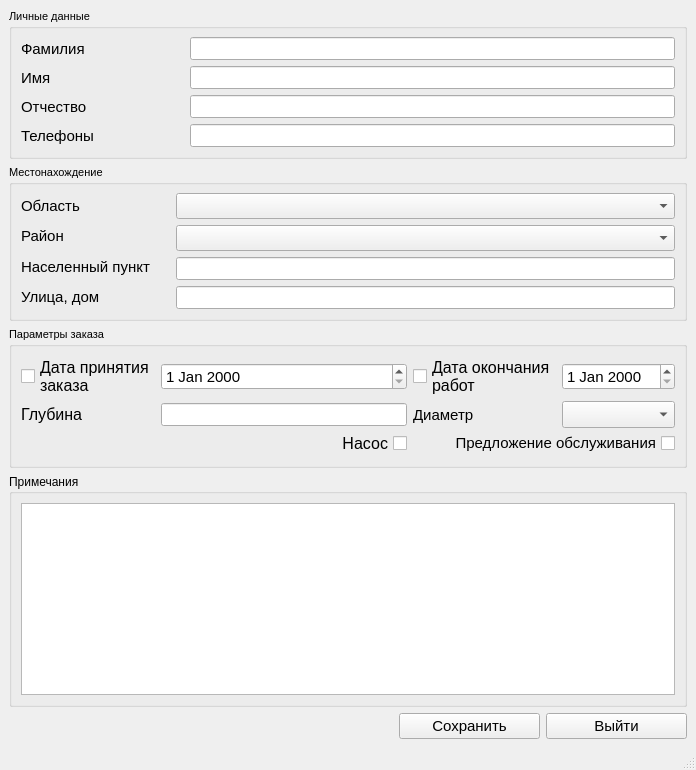
<?xml version="1.0" encoding="UTF-8"?>
<ui version="4.0">
 <class>clientsCardWindows</class>
 <widget class="QMainWindow" name="clientsCardWindows">
  <property name="geometry">
   <rect>
    <x>0</x>
    <y>0</y>
    <width>696</width>
    <height>770</height>
   </rect>
  </property>
  <property name="minimumSize">
   <size>
    <width>696</width>
    <height>760</height>
   </size>
  </property>
  <property name="windowTitle">
   <string>Новый заказ</string>
  </property>
  <widget class="QWidget" name="centralwidget">
   <layout class="QVBoxLayout" name="verticalLayout_5">
    <item>
     <widget class="QGroupBox" name="clientGroupBox">
      <property name="font">
       <font>
        <pointsize>8</pointsize>
       </font>
      </property>
      <property name="title">
       <string>Личные данные</string>
      </property>
      <layout class="QGridLayout" name="gridLayout">
       <item row="0" column="0">
        <layout class="QVBoxLayout" name="verticalLayout">
         <property name="rightMargin">
          <number>90</number>
         </property>
         <item>
          <widget class="QLabel" name="surnameLabel">
           <property name="font">
            <font>
             <pointsize>11</pointsize>
            </font>
           </property>
           <property name="text">
            <string>Фамилия</string>
           </property>
          </widget>
         </item>
         <item>
          <widget class="QLabel" name="nameLabel">
           <property name="font">
            <font>
             <pointsize>11</pointsize>
            </font>
           </property>
           <property name="text">
            <string>Имя</string>
           </property>
          </widget>
         </item>
         <item>
          <widget class="QLabel" name="patronymicLabel">
           <property name="font">
            <font>
             <pointsize>11</pointsize>
            </font>
           </property>
           <property name="text">
            <string>Отчество</string>
           </property>
          </widget>
         </item>
         <item>
          <widget class="QLabel" name="mobPhoneLabel">
           <property name="font">
            <font>
             <pointsize>11</pointsize>
            </font>
           </property>
           <property name="text">
            <string>Телефоны</string>
           </property>
          </widget>
         </item>
        </layout>
       </item>
       <item row="0" column="1">
        <layout class="QVBoxLayout" name="verticalLayout_2">
         <item>
          <widget class="QLineEdit" name="surnameLineEdit">
           <property name="font">
            <font>
             <pointsize>10</pointsize>
            </font>
           </property>
          </widget>
         </item>
         <item>
          <widget class="QLineEdit" name="nameLineEdit">
           <property name="font">
            <font>
             <pointsize>10</pointsize>
            </font>
           </property>
          </widget>
         </item>
         <item>
          <widget class="QLineEdit" name="patronymicLineEdit">
           <property name="font">
            <font>
             <pointsize>10</pointsize>
            </font>
           </property>
          </widget>
         </item>
         <item>
          <widget class="QLineEdit" name="mobilPhoneLineEdit">
           <property name="font">
            <font>
             <pointsize>10</pointsize>
            </font>
           </property>
          </widget>
         </item>
        </layout>
       </item>
      </layout>
     </widget>
    </item>
    <item>
     <widget class="QGroupBox" name="locationGroupBox">
      <property name="font">
       <font>
        <pointsize>8</pointsize>
       </font>
      </property>
      <property name="title">
       <string>Местонахождение</string>
      </property>
      <layout class="QGridLayout" name="gridLayout_2">
       <item row="0" column="0">
        <layout class="QVBoxLayout" name="verticalLayout_3">
         <property name="rightMargin">
          <number>20</number>
         </property>
         <item>
          <widget class="QLabel" name="regionLabel">
           <property name="font">
            <font>
             <pointsize>11</pointsize>
            </font>
           </property>
           <property name="text">
            <string>Область</string>
           </property>
          </widget>
         </item>
         <item>
          <widget class="QLabel" name="districtLabel">
           <property name="font">
            <font>
             <pointsize>11</pointsize>
            </font>
           </property>
           <property name="text">
            <string>Район</string>
           </property>
          </widget>
         </item>
         <item>
          <widget class="QLabel" name="localityLabel">
           <property name="font">
            <font>
             <pointsize>11</pointsize>
            </font>
           </property>
           <property name="text">
            <string>Населенный пункт</string>
           </property>
          </widget>
         </item>
         <item>
          <widget class="QLabel" name="streetLabel">
           <property name="font">
            <font>
             <pointsize>11</pointsize>
            </font>
           </property>
           <property name="text">
            <string>Улица, дом</string>
           </property>
          </widget>
         </item>
        </layout>
       </item>
       <item row="0" column="1">
        <layout class="QVBoxLayout" name="verticalLayout_4">
         <item>
          <widget class="QComboBox" name="regionCombo">
           <property name="font">
            <font>
             <pointsize>11</pointsize>
            </font>
           </property>
          </widget>
         </item>
         <item>
          <widget class="QComboBox" name="districtCombo">
           <property name="font">
            <font>
             <pointsize>11</pointsize>
            </font>
           </property>
          </widget>
         </item>
         <item>
          <widget class="QLineEdit" name="localityLineEdit">
           <property name="font">
            <font>
             <pointsize>10</pointsize>
            </font>
           </property>
          </widget>
         </item>
         <item>
          <widget class="QLineEdit" name="streetLineEdit">
           <property name="font">
            <font>
             <pointsize>10</pointsize>
            </font>
           </property>
          </widget>
         </item>
        </layout>
       </item>
      </layout>
     </widget>
    </item>
    <item>
     <widget class="QGroupBox" name="groupBox">
      <property name="font">
       <font>
        <pointsize>8</pointsize>
       </font>
      </property>
      <property name="title">
       <string>Параметры заказа</string>
      </property>
      <layout class="QGridLayout" name="gridLayout_3">
       <property name="verticalSpacing">
        <number>3</number>
       </property>
       <item row="0" column="0">
        <widget class="QCheckBox" name="dataBeginCheckBox">
         <property name="font">
          <font>
           <pointsize>12</pointsize>
          </font>
         </property>
         <property name="text">
          <string>Дата принятия 
заказа</string>
         </property>
        </widget>
       </item>
       <item row="0" column="1">
        <widget class="QDateEdit" name="dataBegindateEdit">
         <property name="font">
          <font>
           <pointsize>11</pointsize>
          </font>
         </property>
        </widget>
       </item>
       <item row="0" column="2">
        <widget class="QCheckBox" name="dataEndCheckBox">
         <property name="font">
          <font>
           <pointsize>12</pointsize>
          </font>
         </property>
         <property name="text">
          <string>Дата окончания 
работ</string>
         </property>
        </widget>
       </item>
       <item row="0" column="3">
        <widget class="QDateEdit" name="dataEndDateEdit">
         <property name="font">
          <font>
           <pointsize>11</pointsize>
          </font>
         </property>
        </widget>
       </item>
       <item row="1" column="0">
        <widget class="QLabel" name="deptLabel">
         <property name="font">
          <font>
           <pointsize>12</pointsize>
          </font>
         </property>
         <property name="text">
          <string>Глубина</string>
         </property>
        </widget>
       </item>
       <item row="1" column="1">
        <widget class="QLineEdit" name="depthLineEdit">
         <property name="font">
          <font>
           <pointsize>10</pointsize>
          </font>
         </property>
        </widget>
       </item>
       <item row="1" column="2">
        <widget class="QLabel" name="diameterLabel">
         <property name="font">
          <font>
           <pointsize>11</pointsize>
          </font>
         </property>
         <property name="text">
          <string>Диаметр</string>
         </property>
        </widget>
       </item>
       <item row="1" column="3">
        <widget class="QComboBox" name="diameterCombo">
         <property name="font">
          <font>
           <pointsize>12</pointsize>
          </font>
         </property>
        </widget>
       </item>
       <item row="2" column="1">
        <widget class="QCheckBox" name="pumpCheckBox">
         <property name="font">
          <font>
           <pointsize>12</pointsize>
          </font>
         </property>
         <property name="layoutDirection">
          <enum>Qt::RightToLeft</enum>
         </property>
         <property name="text">
          <string>Насос</string>
         </property>
         <property name="checkable">
          <bool>true</bool>
         </property>
         <property name="tristate">
          <bool>false</bool>
         </property>
        </widget>
       </item>
       <item row="2" column="2" colspan="2">
        <widget class="QCheckBox" name="serviseCheckBox">
         <property name="font">
          <font>
           <pointsize>11</pointsize>
          </font>
         </property>
         <property name="layoutDirection">
          <enum>Qt::RightToLeft</enum>
         </property>
         <property name="text">
          <string>Предложение обслуживания</string>
         </property>
        </widget>
       </item>
      </layout>
     </widget>
    </item>
    <item>
     <widget class="QGroupBox" name="groupBox_2">
      <property name="title">
       <string>Примечания</string>
      </property>
      <layout class="QGridLayout" name="gridLayout_4">
       <item row="0" column="0">
        <widget class="QTextEdit" name="noteEdit">
         <property name="font">
          <font>
           <pointsize>10</pointsize>
          </font>
         </property>
        </widget>
       </item>
      </layout>
     </widget>
    </item>
    <item>
     <layout class="QHBoxLayout" name="horizontalLayout">
      <item>
       <spacer name="horizontalSpacer">
        <property name="orientation">
         <enum>Qt::Horizontal</enum>
        </property>
        <property name="sizeType">
         <enum>QSizePolicy::Fixed</enum>
        </property>
        <property name="sizeHint" stdset="0">
         <size>
          <width>390</width>
          <height>20</height>
         </size>
        </property>
       </spacer>
      </item>
      <item>
       <widget class="QPushButton" name="pushButton">
        <property name="font">
         <font>
          <pointsize>11</pointsize>
         </font>
        </property>
        <property name="text">
         <string>Сохранить</string>
        </property>
       </widget>
      </item>
      <item>
       <widget class="QPushButton" name="closeButton">
        <property name="font">
         <font>
          <pointsize>11</pointsize>
         </font>
        </property>
        <property name="text">
         <string>Выйти</string>
        </property>
       </widget>
      </item>
     </layout>
    </item>
   </layout>
  </widget>
  <widget class="QMenuBar" name="menubar">
   <property name="geometry">
    <rect>
     <x>0</x>
     <y>0</y>
     <width>696</width>
     <height>26</height>
    </rect>
   </property>
  </widget>
  <widget class="QStatusBar" name="statusbar"/>
 </widget>
 <resources/>
 <connections/>
</ui>
